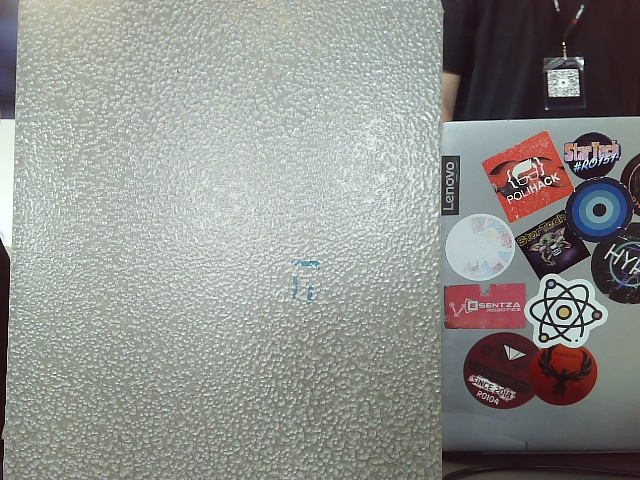
#> input picture htr/board.jpeg, 640 x 480 px
$ python -i main.py   (imports and definitions only)   (older library calls are emulated)
#> lines starting #> are read from the running program, lines starting #| are printed output that depends on the picture
#> further down, picture is the input picture: shape (480, 640, 3); mean B, G, R 141.3, 145, 143.8
import datetime
import time

import cv2
import matplotlib.pyplot as plt
import numpy as np
import statistics
import os

def send():
    os.system(f"curl http://127.0.0.1:5040/new_image")

def update_heatmap(bounding_boxes, heatmap):
    for box in bounding_boxes:
        x, y, w, h = box
        midpoint = (x + w//2, y + h//2)
        heatmap[midpoint[1], midpoint[0]] += 1

def detect_and_filter_contours(binary_image):
    # Find contours in the binary image
    contours, _ = cv2.findContours(binary_image, cv2.RETR_EXTERNAL, cv2.CHAIN_APPROX_SIMPLE)
    if len(contours) < 2:
        return []
    # Calculate the aspect ratios of the contours
    aspect_ratios = [cv2.boundingRect(contour)[2:][0]/cv2.boundingRect(contour)[2:][1] for contour in contours]
    areas = [cv2.boundingRect(contour)[2:][0]*cv2.boundingRect(contour)[2:][1] for contour in contours]
    if len(aspect_ratios) < 2 or len(areas) < 2:
        return []
    # Calculate the median and standard deviation of the aspect ratios
    median_aspect_ratio = statistics.median(aspect_ratios)
    std_dev = statistics.stdev(aspect_ratios)*2
    median_area = statistics.median(areas)
    std_dev_area = statistics.stdev(areas)
    bounding_boxes = []
    for contour in contours:
        # Compute the bounding box for the contour
        x, y, w, h = cv2.boundingRect(contour)
        aspect_ratio = w / h
        area = w * h
        # Filter bounding boxes by standard deviation of median aspect ratio
        if median_aspect_ratio - std_dev <= aspect_ratio <= median_aspect_ratio + std_dev:
            if area > median_area*10:
                bounding_boxes.append((x, y, w, h))

    return bounding_boxes
def reduce_bits(frame):
    return frame / 2
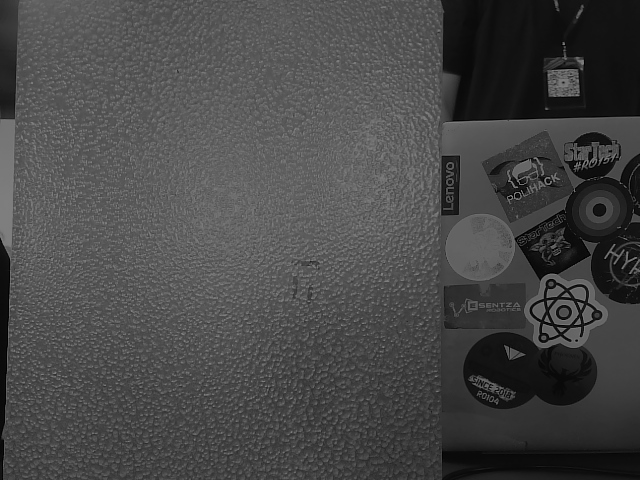
#> returned value: shape (480, 640) float64; min 0, max 127.5, mean 72.1

def process(frame):
    dilatation_size = 2

    gray = cv2.cvtColor(frame, cv2.COLOR_BGR2GRAY)
    gray = reduce_bits(gray)

    #dilatation_dst = cv2.dilate(gray, element)
    #kernel = np.ones((3, 3), np.float32)
    #blur = cv2.filter2D(gray, -1, kernel)
    # Calculate the Scharr gradient
    grad_x = cv2.Scharr(gray, cv2.CV_64F, 1, 0)
    grad_y = cv2.Scharr(gray, cv2.CV_64F, 0, 1)
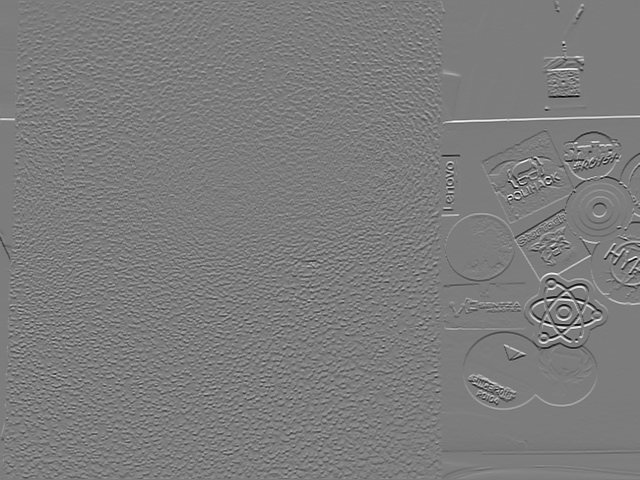
#> grad_y: shape (480, 640) float64; min -1908, max 1988, mean -0.8; drawn with min black and max white

    # Convert back to 8 bit unsigned integers
    abs_grad_x = cv2.convertScaleAbs(grad_x)
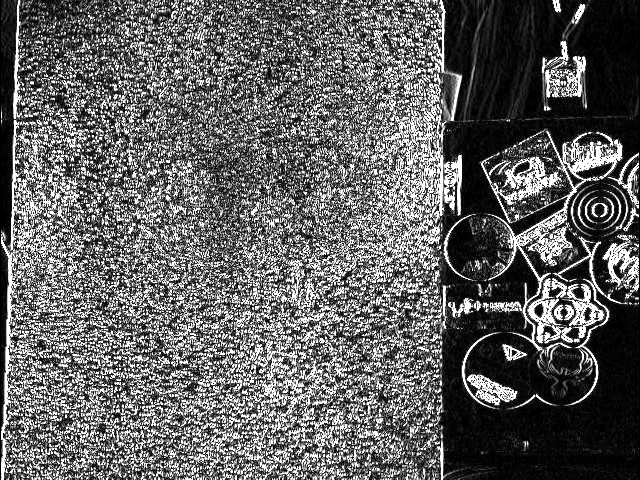
#> abs_grad_x: shape (480, 640); min 0, max 255, mean 98
    abs_grad_y = cv2.convertScaleAbs(grad_y)
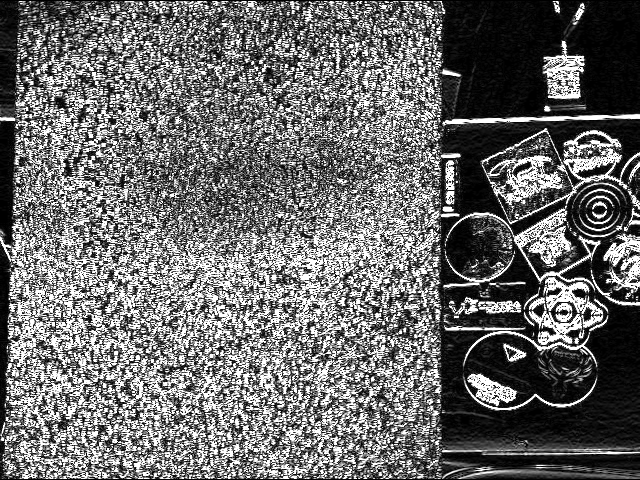
#> abs_grad_y: shape (480, 640); min 0, max 255, mean 108.2

    # Combine the two gradients with equal weight
    result = cv2.addWeighted(abs_grad_x, 0.8, abs_grad_y, 0.2, 0)
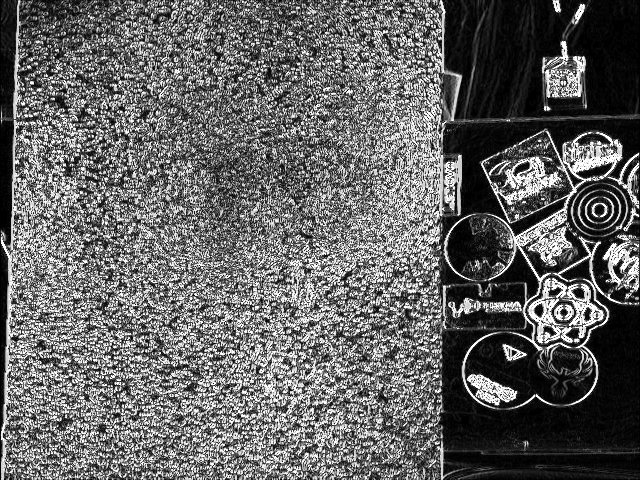
#> result: shape (480, 640); min 0, max 255, mean 100.1
    _,binary_image = cv2.threshold(result, 130, 255, cv2.THRESH_BINARY)
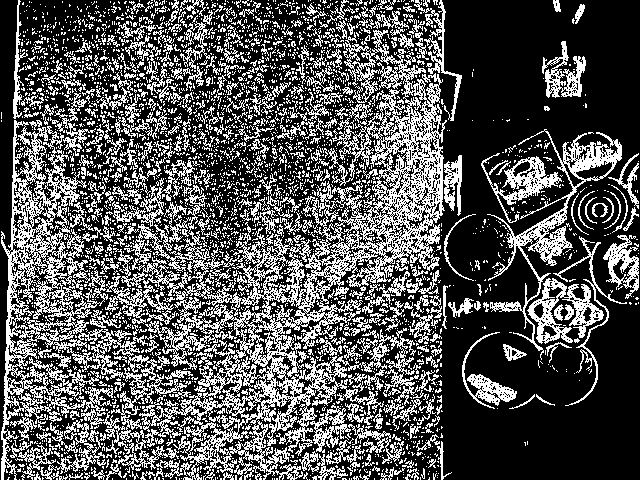
#> binary_image: shape (480, 640); 33.2% white in thin lines or dots

    laplacian = cv2.Laplacian(binary_image,cv2.CV_64F)
    kernel = np.ones((2, 2), np.float32)*32
    blur = cv2.filter2D(laplacian, -1, kernel)
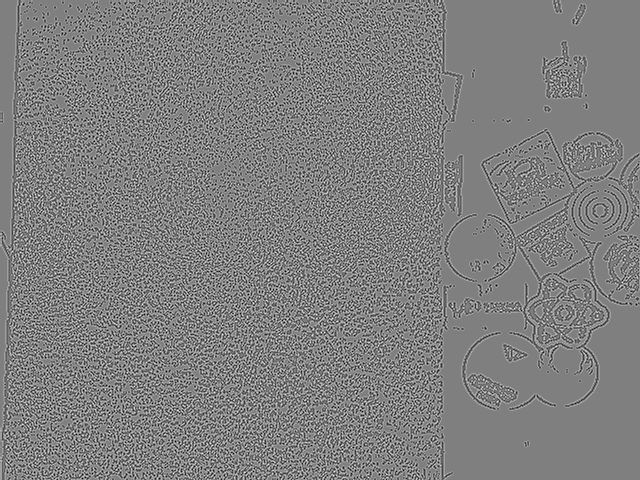
#> blur: shape (480, 640) float64; min -65280, max 65280, mean 4.6; drawn with min black and max white
    #sobelx = cv2.Sobel(gray, cv2.CV_64F, 1, 1, ksize=5)
    return binary_image


# [4 lines not run here, left out]
_init = 0
last = None
diff = None
mplist = []
medlist = []
maxx = 0
minn =  0
# [45 lines not run here, left out]

>>> import cv2
>>> picture = cv2.imread('../htr/board.jpeg')
>>> result = process(picture)
